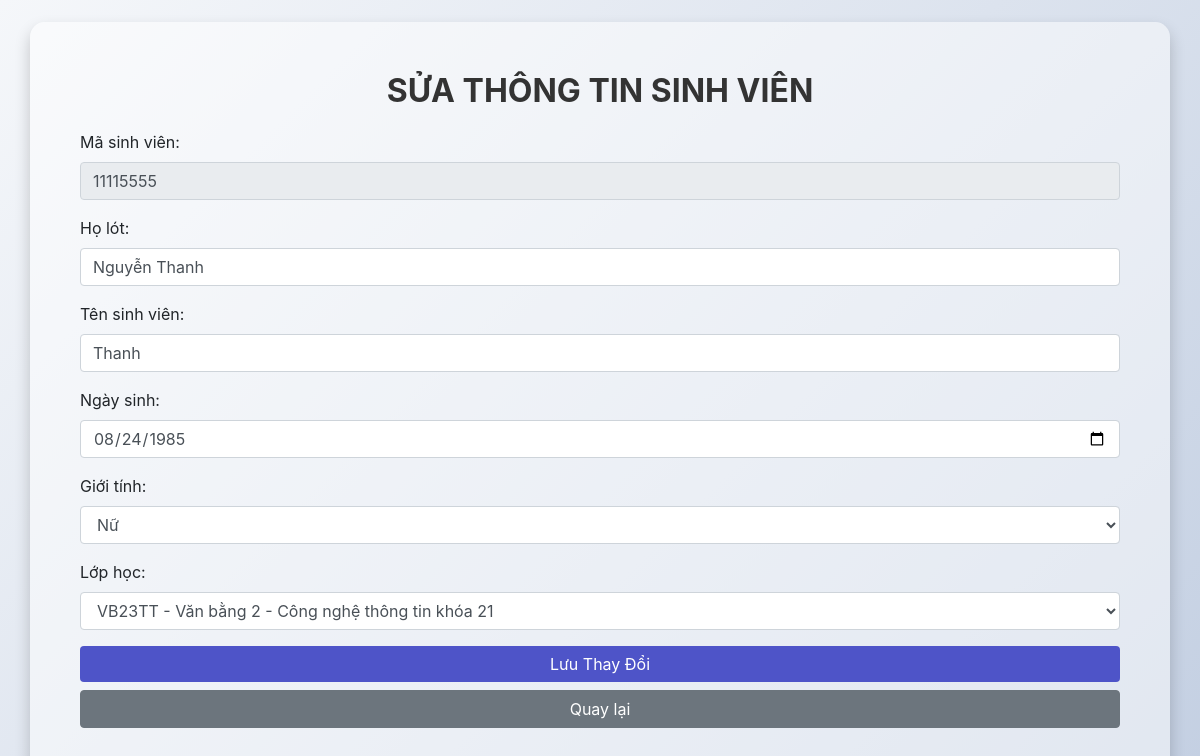
Screenshot of /suasinhvien.php?maSV=11115555 with the database file from the repository.
### tables this page shows
CREATE TABLE `sinhvien` (
  `maSV` varchar(9) NOT NULL COMMENT 'Mã sinh viên',
  `hoLot` varchar(20) NOT NULL COMMENT 'Họ lót',
  `tenSV` varchar(10) NOT NULL COMMENT 'Tên sinh viên',
  `ngaySinh` date NOT NULL COMMENT 'Ngày sinh',
  `gioiTinh` varchar(6) NOT NULL COMMENT 'Giới tính',
  `maLop` varchar(20) NOT NULL COMMENT 'Mã Lớp'
);

### suasinhvien.php (the view, shortened to what this page needs)
<?php
include_once("connect.php");
if (isset($_GET['maSV'])) {
    $maSV = $_GET['maSV'];
    $sql = "SELECT * FROM sinhvien WHERE maSV = '$maSV'";
    $result = $conn->query($sql);
    if ($result->num_rows > 0) {
        $row = $result->fetch_assoc();
    } else {
        echo "Không tìm thấy sinh viên với mã này.";
        exit();
    }
} else {
    echo "Không có mã sinh viên để chỉnh sửa.";
    exit();
}
?>
<!DOCTYPE html>
<html lang="en">
<head>
  <link rel="stylesheet" href="https://cdn.jsdelivr.net/npm/bootstrap@4.6.2/dist/css/bootstrap.min.css">
</head>
<body>
<div class="container">
  <h2>SỬA THÔNG TIN SINH VIÊN</h2>
  <form action="xuly_suasinhvien.php" method="post">
    <div class="form-group">
      <label for="masv">Mã sinh viên:</label>
      <input type="text" class="form-control" id="masv" value="<?php echo $row['maSV']; ?>" name="txtMaSV" readonly>
    </div>
    <div class="form-group">
      <label for="holot">Họ lót:</label>
      <input type="text" class="form-control" id="holot" value="<?php echo $row['hoLot']; ?>" name="txtHoLot" required>
    </div>
    <div class="form-group">
      <label for="tensv">Tên sinh viên:</label>
      <input type="text" class="form-control" id="tensv" value="<?php echo $row['tenSV']; ?>" name="txtTenSV" required>
    </div>
    <div class="form-group">
      <label for="ngaysinh">Ngày sinh:</label>
      <input type="date" class="form-control" id="ngaysinh" value="<?php echo $row['ngaySinh']; ?>" name="txtNgaySinh" required>
    </div>
    <div class="form-group">
      <label for="gioitinh">Giới tính:</label>
      <select class="form-control" id="gioitinh" name="txtGioiTinh" required>
        <option value="Nữ" <?php if ($row['gioiTinh'] == 'Nữ') echo 'selected'; ?>>Nữ</option>
      </select>
    </div>
    <div class="form-group">
      <label for="malop">Lớp học:</label>
      <select class="form-control" id="malop" name="txtMaLop" required>
        <?php
            $sql = "SELECT maLop, tenLop FROM lophoc";
            $result = $conn->query($sql);
            while ($lophoc = $result->fetch_assoc()) {
                $selected = ($lophoc['maLop'] == $row['maLop']) ? 'selected' : '';
                echo "<option value='".$lophoc['maLop']."' $selected>".$lophoc['maLop']." - ".$lophoc['tenLop']."</option>";
            }
        ?>
      </select>
    </div>
    <button type="submit" class="btn btn-primary btn-block">Lưu Thay Đổi</button>
    <a href="sinhvien.php" class="btn btn-secondary btn-block">Quay lại</a>
  </form>
</div>
</body>
</html>

### suasinhvien.php (style rules this page uses)
body { background: linear-gradient(135deg, #f5f7fa 0%, #c3cfe2 100%); min-height: 100vh; display: flex; justify-content: center; align-items: center; }
.container { background: rgba(255, 255, 255, 0.5); padding: 50px; border-radius: 15px; box-shadow: 0 8px 16px rgba(0, 0, 0, 0.2); }
h2 { text-align: center; margin-bottom: 20px; font-weight: bold; color: #333; }
.btn-primary { background: #4e54c8; border: none; transition: background 0.3s ease; }

### rows the page displays
sinhvien: txtMaSV "11115555", txtHoLot "Nguyễn Thanh", txtTenSV "Thanh", txtNgaySinh "08/24/1985", txtGioiTinh "Nữ"

### other values shown
form field txtMaLop "VB23TT - Văn bằng 2 - Công nghệ thông tin khóa 21"
